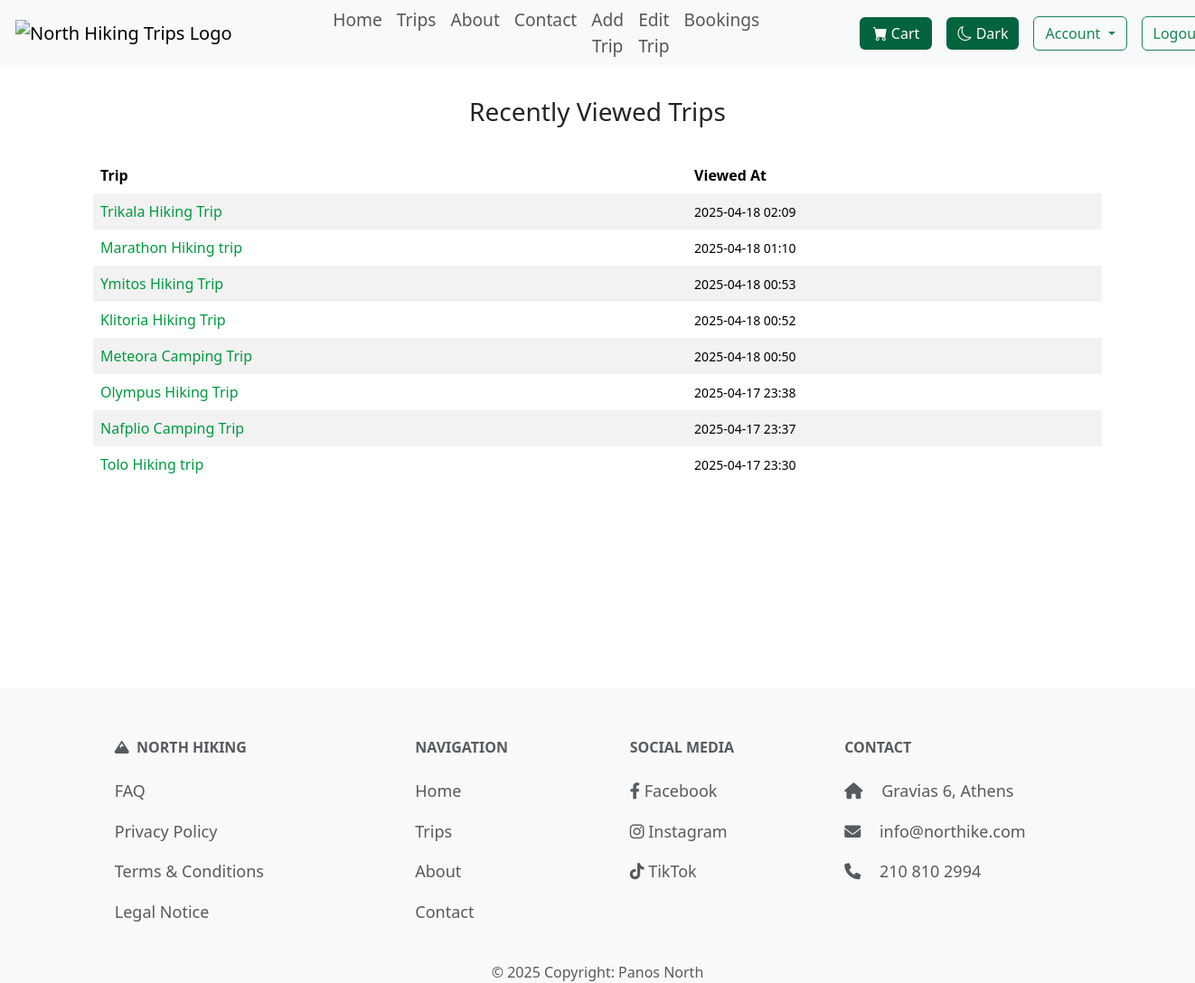
/users/account/activity/ (signed in), run on the app's committed database.
### trips/models.py (models this page shows, shortened)
class ViewedTrip(models.Model):
    user = models.ForeignKey(User, on_delete=models.CASCADE, related_name='viewed_trips')
    trip = models.ForeignKey('Trip', on_delete=models.CASCADE, related_name='viewed_by')
    viewed_at = models.DateTimeField(auto_now_add=True)
    class Meta:
        unique_together = ('user', 'trip')

class Trip(models.Model):
    DIFFICULTY_LEVELS = [
        ('Easy', 'Easy'),
        ('Moderate', 'Moderate'),
        ('Hard', 'Hard'),
        ('Extreme', 'Extreme')
    ]
    TERRAIN_TYPES = [
        ('Forest', 'Forest'),
        ('Mountain', 'Mountain'),
        ('Beach', 'Beach'),
        ('Urban', 'Urban'),
    ]
    title = models.CharField(max_length=60, unique=True)
    location = models.CharField(max_length=40)
    difficulty = models.CharField(max_length=10, choices=DIFFICULTY_LEVELS)
    distance = models.DecimalField(max_digits=5, decimal_places=1, validators=[MinValueValidator(0), MaxValueValidator(1000000)])
    terrain = models.CharField(max_length=20, choices=TERRAIN_TYPES)
    price = models.DecimalField(max_digits=8, decimal_places=2, validators=[MinValueValidator(0)])
    start_date = models.DateField(validators=[validate_future_date])
    end_date = models.DateField(validators=[validate_future_date])
    altitude_difference = models.PositiveIntegerField(validators=[MinValueValidator(1)])
    hiking_duration = models.PositiveIntegerField(validators=[MinValueValidator(1)])
    max_participants = models.PositiveIntegerField(validators=[MinValueValidator(1), MaxValueValidator(99)])
    description = models.TextField(max_length=500)
    image = models.ImageField(default='default.png', blank=True, null=True)
    guide = models.ForeignKey('Guide', on_delete=models.SET_NULL, null=True, blank=True, related_name='trip_guides'
    )
    slug = models.SlugField(unique=True, null=True, blank=True, editable=False)

### users/views.py (the view)
# urls.py: path('account/activity/', views.my_activity, name='account-activity'),
@login_required
def my_activity(request):
    recent_views = ViewedTrip.objects.filter(user=request.user).order_by('-viewed_at')[:10]
    return render(request, 'users/my_activity.html', {'recent_views': recent_views})

### trips/context_processors.py (called while the page is built)
def cart_item_count(request):
    if request.user.is_authenticated:
        count = CartItem.objects.filter(user=request.user).count()
        return {'cart_item_count': count}
    return {'cart_item_count': 0}

### users/templates/users/my_activity.html (shortened to what this page needs)
{% extends "layout.html" %}
{% block content %}
<div class="margin30 short-layout-body">
    <section class="container short-layout-wrapper">
        <h2 class="normal_title">Recently Viewed Trips</h2>
        {% if recent_views %}
            <table class="table table-hover table-striped table-borderless roundtable">
                <thead >
                    <tr>
                        <th>Trip</th>
                        <th>Viewed At</th>
                    </tr>
                </thead>
                <tbody>
                    {% for view in recent_views %}
                        <tr>
                            <td><a href="{% url 'trips:page' slug=view.trip.slug %}">{{ view.trip.title }}</a></td>
                            <td><small>{{ view.viewed_at|date:"Y-m-d H:i" }}</small></td>
                        </tr>
                    {% endfor %}
                </tbody>
            </table>
        {% else %}
        <div class="d-flex justify-content-center">
            <p>You haven't viewed any trips yet.</p>
        </div>
        {% endif %}
    </section>
    </div>
{% endblock %}

### static/css/styles.css (style rules this page uses)
h2 { font-size: 28px; margin-bottom: 15px; }
a { color: #009a3e; ; }
.normal_title { text-align: center; margin-top: 3%; margin-bottom: 3%; }
.margin30 { margin-left: 30%; margin-right: 30%; }
::placeholder { color: #6c757d; }
.roundtable { border-radius: 12px; overflow: hidden; }
td a { text-decoration: none; color: #009a3e; font-weight: 500; }
.short-layout-body { height: 100%; margin: 0; }
.short-layout-wrapper { min-height: 80vh; display: flex; flex-direction: column; }

### data on the page
ViewedTrip: trip "Trikala Hiking Trip", viewed_at "2025-04-18 02:09"
ViewedTrip: trip "Marathon Hiking trip", viewed_at "2025-04-18 01:10"
ViewedTrip: trip "Ymitos Hiking Trip", viewed_at "2025-04-18 00:53"
ViewedTrip: trip "Klitoria Hiking Trip", viewed_at "2025-04-18 00:52"
ViewedTrip: trip "Meteora Camping Trip", viewed_at "2025-04-18 00:50"
ViewedTrip: trip "Olympus Hiking Trip", viewed_at "2025-04-17 23:38"
ViewedTrip: trip "Nafplio Camping Trip", viewed_at "2025-04-17 23:37"
ViewedTrip: trip "Tolo Hiking trip", viewed_at "2025-04-17 23:30"
